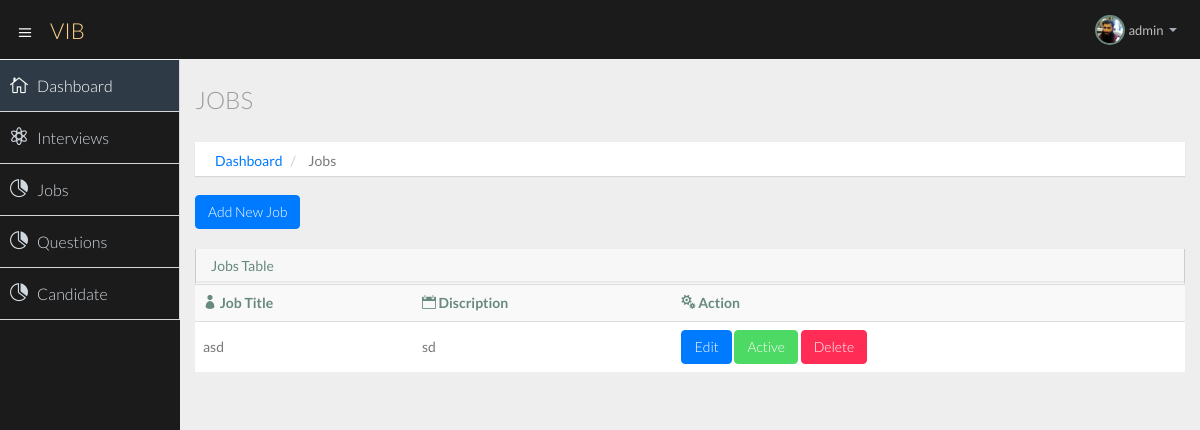
The app's page /jobs/ (signed in), older data.
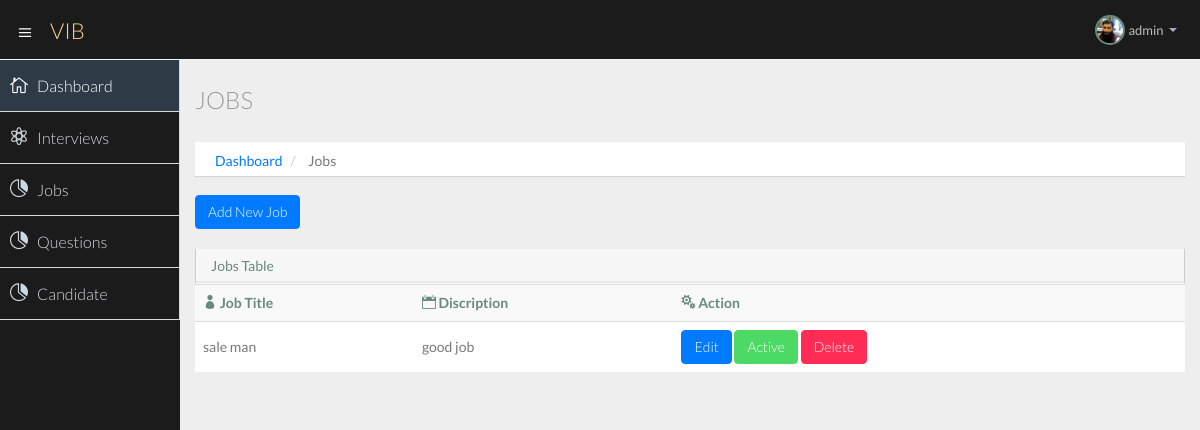
The same page, newer data.
### company/models.py (models this page shows, shortened)
class Jobs(models.Model):
    id = models.AutoField(primary_key=True)
    user = models.ForeignKey(User, on_delete=models.CASCADE)
    job_title = models.CharField(max_length=200)
    job_discription = models.CharField(max_length=800)
    pos_tdate = models.DateTimeField(auto_now_add=True, blank=True)
    job_status =models.BooleanField(default=True)

### company/views.py (the view)
# urls.py: path('jobs/', views.jobs, name='jobs'),
def jobs(request):
    user = User.objects.get(username=request.user.username)
    alljobs = Jobs.objects.filter(user=user)
    context = {'alljobs':alljobs}
    return render(request, 'company/jobs.html', context)

### templates/company/jobs.html (shortened to what this page needs)
{% extends 'company/basic.html' %}
{% block body %}
{% load static %}
<section id="main-content">
  <section class="wrapper">
    <div class="row">
      <div class="col-lg-12">
        <h3 class="page-header"> Jobs</h3>
        <ol class="breadcrumb">
          <li><a href="/dashboard/">Dashboard</a></li>
          <li>Jobs</li>
        </ol>
      </div>
    </div>
    <div class="row">
      <div class="col-lg-12">
        <a class="btn btn-primary" href="/jobs/add-job">Add New Job</a><br>
      </div><br>
      <div class="col-lg-12">
        <section class="panel">
          <header class="panel-heading">
            Jobs Table
          </header>
          <table class="table table-striped table-advance table-hover">
            <tbody>
              <tr>
                <th><i class="icon_profile"></i> Job Title</th>
                <th><i class="icon_calendar"></i> Discription</th>
                <th><i class="icon_cogs"></i> Action</th>
              </tr>
              {% if alljobs %}
              {% for jobs in alljobs %}
              <tr>
                <td>{{jobs.job_title}}</td>
                <td>{{jobs.job_discription}}</td>
                <td>
                  <div class="">
                    <a class="btn btn-primary" href="{% url 'update' jobs.id %}">Edit</a>
                    {% if jobs.job_status %}
                    <a class="btn btn-success" href="{% url 'status' jobs.id %}">Active</a>
                    {% else %}
                    <a class="btn btn-danger" href="{% url 'status' jobs.id %}">Deactive</a>
                    {% endif %}
                    <a class="btn btn-danger" href="{% url 'delete' jobs.id %}">Delete</a>
                  </div>
                </td>
              </tr>
              {% endfor %}
              {% else %}
              <tr>
                <td class="text-center">no record found.</td>
              </tr>
              {% endif %}
            </tbody>
          </table>
        </section>
      </div>
    </div>
  </section>
</section>
{% endblock body %}

### templates/company/basic.html (shortened to what this page needs)
<!DOCTYPE html>
<html lang="en">
<head>
  {% load static %}
  <link href="{% static 'cassets/css/bootstrap-theme.css' %}" rel="stylesheet">
  <link href="{% static 'cassets/css/elegant-icons-style.css' %}" rel="stylesheet" />
  <link href="{% static 'cassets/css/style.css' %}" rel="stylesheet">
  <link href="{% static 'cassets/css/style-responsive.css' %}" rel="stylesheet" />
</head>
<body>
  <section id="container" class="">
    <header class="header dark-bg">
      <div class="toggle-nav">
        <div class="icon-reorder tooltips" data-original-title="" data-placement="bottom"><i class="icon_menu"></i>
        </div>
      </div>
      <a href="/dashboard" class="logo">VIB </a>
      <div class="top-nav notification-row">
        <ul class="nav pull-right top-menu">
          <li class="dropdown">
            <a data-toggle="dropdown" class="dropdown-toggle" href="#">
              <span class="profile-ava">
                <img alt="" src="{% static 'assets/img/team/salehjpg.jpg' %}" width="30px" hight="30px">
              </span>
              <span class="username">{{request.user}}</span>
              <b class="caret"></b>
            </a>
          </li>
        </ul>
      </div>
    </header>
    <aside>
      <div id="sidebar" class="nav-collapse ">
        <ul class="sidebar-menu">
          <li class="active">
            <a class="" href="/dashboard">
              <i class="icon_house_alt"></i>
              <span>Dashboard</span>
            </a>
          </li>
          <li>
            <a class="" href="/interview">
              <i class="icon_genius"></i>
              <span>Interviews</span>
            </a>
          </li>
          <li>
            <a class="" href="/jobs">
              <i class="icon_piechart"></i>
              <span>Jobs</span>
            </a>
          </li>
          <li>
            <a class="" href="/questions">
              <i class="icon_piechart"></i>
              <span>Questions</span>
            </a>
          </li>
          <li>
            <a class="" href="/candidate">
              <i class="icon_piechart"></i>
              <span>Candidate</span>
            </a>
          </li>
        </ul>
      </div>
    </aside>
    {% block body %}
    {% endblock body %}
  </section>
</body>
</html>

Row changes from the older to the newer data that the page shows:
removed Jobs: job_title "asd", job_discription "sd", job_status "Active"
added Jobs: job_title "sale man", job_discription "good job", job_status "Active"
